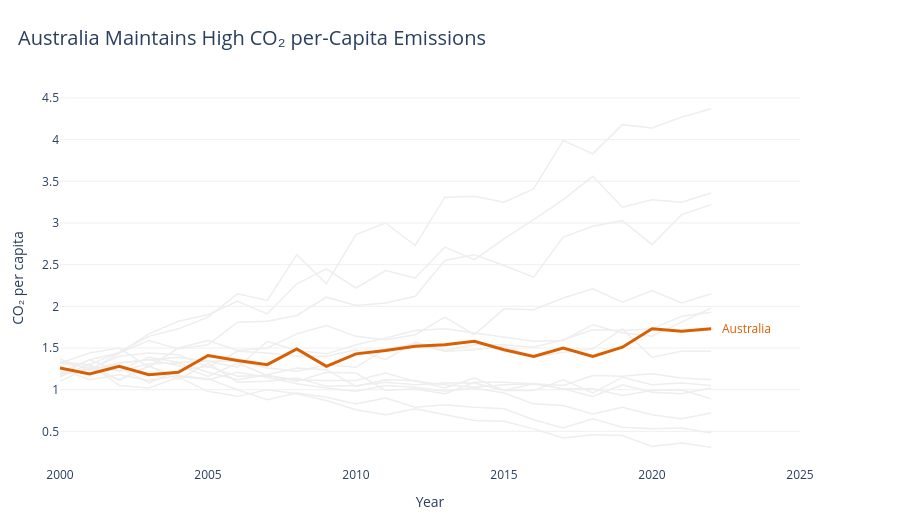

Notebook source saved alongside this figure:
### Markdown cell above
## Task 1 - A line chart showing CO2 per Capita for all countries in the dataset

**Requirements:**
- All countries shown (for context), but only **one highlighted in colour** — your choice which
- All other lines in grey (#EEEEEE), thinner
- Highlighted country/countries **labelled directly** at the end of its line (not in a legend)
- Insight title that names the highlighted country/countries and its story

### Code cell
# Task 1 
# YOUR CODE HERE

# Task 1: CO2 per capita for all countries
# Highlight Australia; show all other countries in light grey

highlight_country = "Australia"

fig1 = go.Figure()

# Add all non-highlighted countries in grey
for country in df["Country"].unique():
    country_data = (
        df[df["Country"] == country]
        .sort_values("Year")
    )

    if country != highlight_country:
        fig1.add_trace(
            go.Scatter(
                x=country_data["Year"],
                y=country_data["CO2_per_capita"],
                mode="lines",
                line=dict(color="#EEEEEE", width=1.5),
                name=country,
                showlegend=False,
                hovertemplate=(
                    country + "<br>Year: %{x}"
                    + "<br>CO2 per capita: %{y:.2f}<extra></extra>"
                )
            )
        )

# Add the highlighted country on top
highlight_data = (
    df[df["Country"] == highlight_country]
    .sort_values("Year")
)

fig1.add_trace(
    go.Scatter(
        x=highlight_data["Year"],
        y=highlight_data["CO2_per_capita"],
        mode="lines",
        line=dict(color="#D95F02", width=3),
        name=highlight_country,
        showlegend=False,
        hovertemplate=(
            highlight_country + "<br>Year: %{x}"
            + "<br>CO2 per capita: %{y:.2f}<extra></extra>"
        )
    )
)

# Label the highlighted country at the end of its line
last_point = highlight_data.iloc[-1]

fig1.add_annotation(
    x=last_point["Year"],
    y=last_point["CO2_per_capita"],
    text=highlight_country,
    showarrow=False,
    xshift=35,
    font=dict(size=12, color="#D95F02")
)

# Clean styling
fig1.update_layout(
    template="plotly_white",
    title=dict(
        text="Australia Maintains High CO₂ per-Capita Emissions",
        x=0.02,
        xanchor="left",
        font=dict(size=20)
    ),
    xaxis=dict(
        title="Year",
        showgrid=False,
        showline=False,
        zeroline=False,
        range=[2000, 2025]
    ),
    yaxis=dict(
        title="CO₂ per capita",
        showgrid=True,
        gridcolor="#F0F0F0",
        zeroline=False,
        showline=False
    ),
    margin=dict(l=60, r=100, t=90, b=50),
    height=520,
    hovermode="x unified"
)

fig1.show()

### Figure 1 — Plotly figure (JSON) as saved in the notebook; plotly's stock layout.template omitted (floating-point values rounded to 4 significant figures)
{"data": [{"hovertemplate": "United States<br>Year: %{x}<br>CO2 per capita: %{y:.2f}<extra></extra>", "line": {"color": "#EEEEEE", "width": 1.5}, "mode": "lines", "name": "United States", "showlegend": false, "type": "scatter", "x": [2000, 2001, 2002, 2003, 2004, 2005, 2006, 2007, 2008, 2009, 2010, 2011, 2012, 2013, 2014, 2015, 2016, 2017, 2018, 2019, 2020, 2021, 2022], "y": [1.32, 1.26, 1.11, 1.29, 1.12, 1.32, 1.09, 1.1, 1.14, 1.04, 1.05, 1.09, 1.06, 1.08, 1.08, 0.99, 1.07, 1.01, 0.92, 1.06, 0.97, 0.95, 1.02]}, {"hovertemplate": "China<br>Year: %{x}<br>CO2 per capita: %{y:.2f}<extra></extra>", "line": {"color": "#EEEEEE", "width": 1.5}, "mode": "lines", "name": "China", "showlegend": false, "type": "scatter", "x": [2000, 2001, 2002, 2003, 2004, 2005, 2006, 2007, 2008, 2009, 2010, 2011, 2012, 2013, 2014, 2015, 2016, 2017, 2018, 2019, 2020, 2021, 2022], "y": [1.32, 1.3, 1.45, 1.64, 1.73, 1.87, 2.15, 2.07, 2.62, 2.27, 2.86, 3.0, 2.73, 3.31, 3.32, 3.25, 3.41, 3.99, 3.83, 4.18, 4.14, 4.27, 4.37]}, {"hovertemplate": "India<br>Year: %{x}<br>CO2 per capita: %{y:.2f}<extra></extra>", "line": {"color": "#EEEEEE", "width": 1.5}, "mode": "lines", "name": "India", "showlegend": false, "type": "scatter", "x": [2000, 2001, 2002, 2003, 2004, 2005, 2006, 2007, 2008, 2009, 2010, 2011, 2012, 2013, 2014, 2015, 2016, 2017, 2018, 2019, 2020, 2021, 2022], "y": [1.21, 1.36, 1.44, 1.67, 1.82, 1.9, 2.06, 1.91, 2.27, 2.45, 2.22, 2.43, 2.34, 2.71, 2.56, 2.81, 3.04, 3.28, 3.56, 3.19, 3.28, 3.25, 3.36]}, {"hovertemplate": "Germany<br>Year: %{x}<br>CO2 per capita: %{y:.2f}<extra></extra>", "line": {"color": "#EEEEEE", "width": 1.5}, "mode": "lines", "name": "Germany", "showlegend": false, "type": "scatter", "x": [2000, 2001, 2002, 2003, 2004, 2005, 2006, 2007, 2008, 2009, 2010, 2011, 2012, 2013, 2014, 2015, 2016, 2017, 2018, 2019, 2020, 2021, 2022], "y": [1.25, 1.12, 1.18, 1.11, 1.17, 1.13, 1.0, 0.88, 0.96, 0.91, 0.83, 0.9, 0.79, 0.82, 0.79, 0.77, 0.64, 0.54, 0.65, 0.55, 0.53, 0.54, 0.48]}, {"hovertemplate": "United Kingdom<br>Year: %{x}<br>CO2 per capita: %{y:.2f}<extra></extra>", "line": {"color": "#EEEEEE", "width": 1.5}, "mode": "lines", "name": "United Kingdom", "showlegend": false, "type": "scatter", "x": [2000, 2001, 2002, 2003, 2004, 2005, 2006, 2007, 2008, 2009, 2010, 2011, 2012, 2013, 2014, 2015, 2016, 2017, 2018, 2019, 2020, 2021, 2022], "y": [1.15, 1.31, 1.05, 1.02, 1.15, 0.98, 0.92, 1.0, 0.95, 0.87, 0.76, 0.7, 0.77, 0.7, 0.63, 0.62, 0.53, 0.42, 0.46, 0.45, 0.32, 0.36, 0.31]}, {"hovertemplate": "France<br>Year: %{x}<br>CO2 per capita: %{y:.2f}<extra></extra>", "line": {"color": "#EEEEEE", "width": 1.5}, "mode": "lines", "name": "France", "showlegend": false, "type": "scatter", "x": [2000, 2001, 2002, 2003, 2004, 2005, 2006, 2007, 2008, 2009, 2010, 2011, 2012, 2013, 2014, 2015, 2016, 2017, 2018, 2019, 2020, 2021, 2022], "y": [1.34, 1.29, 1.12, 1.28, 1.16, 1.12, 1.21, 1.15, 1.07, 1.02, 0.98, 1.05, 1.03, 0.98, 1.02, 0.96, 0.83, 0.81, 0.71, 0.79, 0.7, 0.65, 0.72]}, {"hovertemplate": "Brazil<br>Year: %{x}<br>CO2 per capita: %{y:.2f}<extra></extra>", "line": {"color": "#EEEEEE", "width": 1.5}, "mode": "lines", "name": "Brazil", "showlegend": false, "type": "scatter", "x": [2000, 2001, 2002, 2003, 2004, 2005, 2006, 2007, 2008, 2009, 2010, 2011, 2012, 2013, 2014, 2015, 2016, 2017, 2018, 2019, 2020, 2021, 2022], "y": [1.26, 1.19, 1.32, 1.36, 1.39, 1.34, 1.27, 1.58, 1.47, 1.43, 1.54, 1.62, 1.71, 1.73, 1.68, 1.63, 1.58, 1.59, 1.78, 1.68, 1.64, 1.81, 1.98]}, {"hovertemplate": "Japan<br>Year: %{x}<br>CO2 per capita: %{y:.2f}<extra></extra>", "line": {"color": "#EEEEEE", "width": 1.5}, "mode": "lines", "name": "Japan", "showlegend": false, "type": "scatter", "x": [2000, 2001, 2002, 2003, 2004, 2005, 2006, 2007, 2008, 2009, 2010, 2011, 2012, 2013, 2014, 2015, 2016, 2017, 2018, 2019, 2020, 2021, 2022], "y": [1.1, 1.27, 1.27, 1.08, 1.23, 1.28, 1.16, 1.17, 1.1, 1.21, 1.2, 0.99, 1.01, 0.95, 1.09, 1.09, 1.07, 1.01, 1.01, 0.93, 0.99, 1.0, 0.89]}, {"hovertemplate": "Canada<br>Year: %{x}<br>CO2 per capita: %{y:.2f}<extra></extra>", "line": {"color": "#EEEEEE", "width": 1.5}, "mode": "lines", "name": "Canada", "showlegend": false, "type": "scatter", "x": [2000, 2001, 2002, 2003, 2004, 2005, 2006, 2007, 2008, 2009, 2010, 2011, 2012, 2013, 2014, 2015, 2016, 2017, 2018, 2019, 2020, 2021, 2022], "y": [1.17, 1.36, 1.22, 1.31, 1.32, 1.21, 1.12, 1.18, 1.26, 1.24, 1.04, 1.12, 1.11, 1.02, 1.14, 0.99, 0.99, 1.12, 0.96, 1.15, 1.06, 1.08, 1.05]}, {"hovertemplate": "South Korea<br>Year: %{x}<br>CO2 per capita: %{y:.2f}<extra></extra>", "line": {"color": "#EEEEEE", "width": 1.5}, "mode": "lines", "name": "South Korea", "showlegend": false, "type": "scatter", "x": [2000, 2001, 2002, 2003, 2004, 2005, 2006, 2007, 2008, 2009, 2010, 2011, 2012, 2013, 2014, 2015, 2016, 2017, 2018, 2019, 2020, 2021, 2022], "y": [1.32, 1.44, 1.5, 1.27, 1.5, 1.59, 1.47, 1.5, 1.67, 1.77, 1.64, 1.6, 1.66, 1.87, 1.66, 1.97, 1.96, 2.1, 2.21, 2.05, 2.19, 2.04, 2.15]}, {"hovertemplate": "Russia<br>Year: %{x}<br>CO2 per capita: %{y:.2f}<extra></extra>", "line": {"color": "#EEEEEE", "width": 1.5}, "mode": "lines", "name": "Russia", "showlegend": false, "type": "scatter", "x": [2000, 2001, 2002, 2003, 2004, 2005, 2006, 2007, 2008, 2009, 2010, 2011, 2012, 2013, 2014, 2015, 2016, 2017, 2018, 2019, 2020, 2021, 2022], "y": [1.19, 1.24, 1.32, 1.36, 1.29, 1.16, 1.32, 1.17, 1.12, 1.11, 1.11, 1.2, 1.1, 1.06, 1.03, 1.06, 1.07, 1.05, 1.17, 1.16, 1.19, 1.14, 1.12]}, {"hovertemplate": "South Africa<br>Year: %{x}<br>CO2 per capita: %{y:.2f}<extra></extra>", "line": {"color": "#EEEEEE", "width": 1.5}, "mode": "lines", "name": "South Africa", "showlegend": false, "type": "scatter", "x": [2000, 2001, 2002, 2003, 2004, 2005, 2006, 2007, 2008, 2009, 2010, 2011, 2012, 2013, 2014, 2015, 2016, 2017, 2018, 2019, 2020, 2021, 2022], "y": [1.2, 1.25, 1.23, 1.39, 1.33, 1.34, 1.34, 1.26, 1.22, 1.3, 1.27, 1.49, 1.55, 1.46, 1.48, 1.52, 1.39, 1.45, 1.49, 1.73, 1.39, 1.46, 1.46]}, {"hovertemplate": "Mexico<br>Year: %{x}<br>CO2 per capita: %{y:.2f}<extra></extra>", "line": {"color": "#EEEEEE", "width": 1.5}, "mode": "lines", "name": "Mexico", "showlegend": false, "type": "scatter", "x": [2000, 2001, 2002, 2003, 2004, 2005, 2006, 2007, 2008, 2009, 2010, 2011, 2012, 2013, 2014, 2015, 2016, 2017, 2018, 2019, 2020, 2021, 2022], "y": [1.18, 1.25, 1.4, 1.44, 1.42, 1.27, 1.46, 1.44, 1.4, 1.4, 1.48, 1.36, 1.57, 1.47, 1.54, 1.54, 1.51, 1.6, 1.72, 1.71, 1.73, 1.88, 1.93]}, {"hovertemplate": "Indonesia<br>Year: %{x}<br>CO2 per capita: %{y:.2f}<extra></extra>", "line": {"color": "#EEEEEE", "width": 1.5}, "mode": "lines", "name": "Indonesia", "showlegend": false, "type": "scatter", "x": [2000, 2001, 2002, 2003, 2004, 2005, 2006, 2007, 2008, 2009, 2010, 2011, 2012, 2013, 2014, 2015, 2016, 2017, 2018, 2019, 2020, 2021, 2022], "y": [1.37, 1.23, 1.44, 1.59, 1.49, 1.54, 1.81, 1.82, 1.89, 2.11, 2.01, 2.04, 2.12, 2.55, 2.62, 2.49, 2.35, 2.83, 2.96, 3.03, 2.74, 3.1, 3.22]}, {"hovertemplate": "Australia<br>Year: %{x}<br>CO2 per capita: %{y:.2f}<extra></extra>", "line": {"color": "#D95F02", "width": 3}, "mode": "lines", "name": "Australia", "showlegend": false, "type": "scatter", "x": [2000, 2001, 2002, 2003, 2004, 2005, 2006, 2007, 2008, 2009, 2010, 2011, 2012, 2013, 2014, 2015, 2016, 2017, 2018, 2019, 2020, 2021, 2022], "y": [1.26, 1.19, 1.28, 1.18, 1.21, 1.41, 1.35, 1.3, 1.49, 1.28, 1.43, 1.47, 1.52, 1.54, 1.58, 1.48, 1.4, 1.5, 1.4, 1.51, 1.73, 1.7, 1.73]}], "layout": {"annotations": [{"font": {"color": "#D95F02", "size": 12}, "showarrow": false, "text": "Australia", "x": 2022, "xshift": 35, "y": 1.73}], "height": 520, "hovermode": "x unified", "margin": {"b": 50, "l": 60, "r": 100, "t": 90}, "title": {"font": {"size": 20}, "text": "Australia Maintains High CO₂ per-Capita Emissions", "x": 0.02, "xanchor": "left"}, "xaxis": {"range": [2000, 2025], "showgrid": false, "showline": false, "title": {"text": "Year"}, "zeroline": false}, "yaxis": {"gridcolor": "#F0F0F0", "showgrid": true, "showline": false, "title": {"text": "CO₂ per capita"}, "zeroline": false}}}
